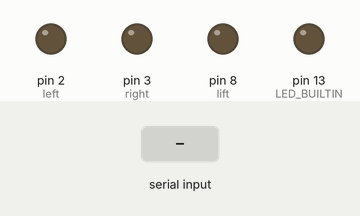
Simulated run of this sketch. Board: Arduino Uno, built with avr-gcc and run on an emulated ATmega328P. Shown: output pins drawn as LEDs (lit = HIGH). The test bench sets the inputs (shaded band).

Above: at 1.2 s.
1.3 s: "1" received over Serial
At 2.0 s:
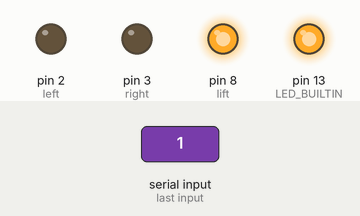
2.8 s: "2" received over Serial
At 3.7 s:
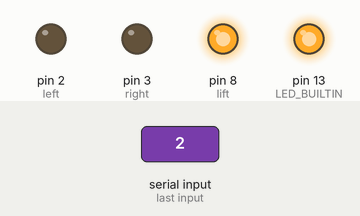
4.3 s: "3" received over Serial
At 5.5 s:
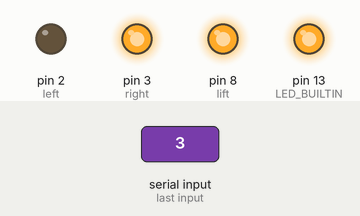
5.8 s: "4" received over Serial
At 6.6 s:
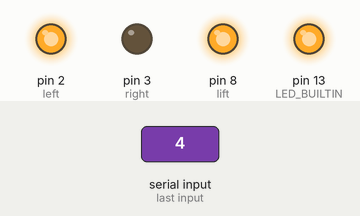
7.3 s: "0" received over Serial
At 7.8 s:
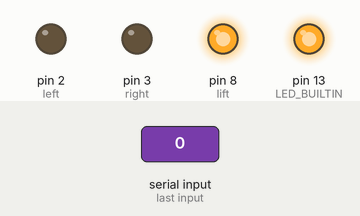
Timing chart, 0 to 9.8 s (numbered marks = the images above; inputs shaded):
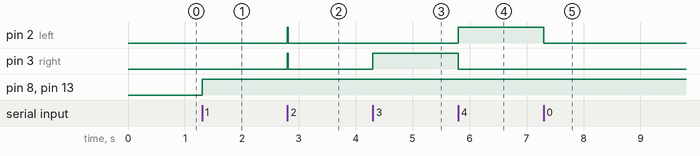

Measured:
- after the input at 1.3 s, pin 8 (lift), pin 13 (LED_BUILTIN): LOW → HIGH at once
- after the input at 2.8 s, pin 2 (left), pin 3 (right): LOW → HIGH at once, → LOW 0.02 s later
- after the input at 4.3 s, pin 3 (right): LOW → HIGH at once
- after the input at 5.8 s, pin 2 (left): LOW → HIGH at once; pin 3 (right): HIGH → LOW at once
- after the input at 7.3 s, pin 2 (left): HIGH → LOW at once

The sketch:

HovercraftControl.ino
```cpp
int forward = -1;
int lift = 8;
int left = 2;
int leftB = 5;
int right = 3;
int rightB = 6;
int value = 0;

void setup() {
  Serial.begin(9600);
  pinMode(forward, OUTPUT);
  pinMode(lift, OUTPUT);
  pinMode(left, OUTPUT);
  pinMode(right, OUTPUT);
  pinMode(LED_BUILTIN, OUTPUT);

  digitalWrite(forward, LOW); //Turns off propulsion fans.
  digitalWrite(lift, LOW); //Turns off lift fans.
  digitalWrite(left, LOW); //Turns off turning fans.
  digitalWrite(right, LOW); //Turns off turning fans.
}

void loop() {
  if(Serial.available() > 0){
    value = Serial.read();  //Reads value from bluetoothe serial.

    //Sets lift fans on or off.
    if(value == '1'){
      digitalWrite(lift, HIGH);  //Turns lift fans on.
      digitalWrite(LED_BUILTIN, HIGH);
      //Serial.println("Lift on");
    }else if(value == '-1'){
      digitalWrite(lift, LOW); //Turns lift fans off.
      digitalWrite(LED_BUILTIN, LOW);
      //Serial.println("Lift off");
    }

    //Sets fans forward.
    if(value == '2'){
      digitalWrite(left, HIGH);  //Turns on propulsion fans.
      digitalWrite(right, HIGH);  //Turns on propulsion fans.
      delay(15);
      //Serial.println("Forward on");
    }else{
      digitalWrite(left, LOW);  //Turns off propulsion fans.
      digitalWrite(right, LOW);  //Turns on propulsion fans.
      //Serial.println("Forward off");
    }

    //Sets fans reverse.
    if(value == '-2'){
      digitalWrite(leftB, HIGH);  //Turns on propulsion fans.
      digitalWrite(rightB, HIGH);  //Turns on propulsion fans.
      delay(15);
      //Serial.println("Forward on");
    }else{
      digitalWrite(leftB, LOW);  //Turns off propulsion fans.
      digitalWrite(rightB, LOW);  //Turns on propulsion fans.
      //Serial.println("Forward off");
    }

    if(value == '3'){
      digitalWrite(right, HIGH);  //Turns on propulsion fans.
      delay(15);
      //Serial.println("Turn left on");
    }else{
      digitalWrite(right, LOW);  //Turns on propulsion fans.
      //Serial.println("Turn left off");
    }

    if(value == '4'){
      digitalWrite(left, HIGH);  //Turns on propulsion fans.
      delay(15);
      //Serial.println("Turn right on");
    }else{
      digitalWrite(left, LOW);  //Turns on propulsion fans.
      //Serial.println("Turn right off");
    }

    value = 0;
  }
}
```
